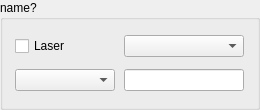
<?xml version="1.0" encoding="UTF-8"?>
<ui version="4.0">
 <class>FluorWidgetObject</class>
 <widget class="QWidget" name="FluorWidgetObject">
  <property name="geometry">
   <rect>
    <x>0</x>
    <y>0</y>
    <width>260</width>
    <height>110</height>
   </rect>
  </property>
  <property name="sizePolicy">
   <sizepolicy hsizetype="Fixed" vsizetype="Fixed">
    <horstretch>0</horstretch>
    <verstretch>0</verstretch>
   </sizepolicy>
  </property>
  <property name="minimumSize">
   <size>
    <width>260</width>
    <height>110</height>
   </size>
  </property>
  <property name="maximumSize">
   <size>
    <width>260</width>
    <height>110</height>
   </size>
  </property>
  <property name="windowTitle">
   <string>Form</string>
  </property>
  <layout class="QGridLayout" name="gridFluorescenceWidgetObject">
   <property name="margin">
    <number>0</number>
   </property>
   <property name="spacing">
    <number>0</number>
   </property>
   <item row="1" column="0">
    <widget class="QGroupBox" name="groupbox">
     <property name="sizePolicy">
      <sizepolicy hsizetype="Ignored" vsizetype="Ignored">
       <horstretch>0</horstretch>
       <verstretch>0</verstretch>
      </sizepolicy>
     </property>
     <property name="title">
      <string>name?</string>
     </property>
     <property name="flat">
      <bool>false</bool>
     </property>
     <layout class="QGridLayout" name="gridGroupbox">
      <item row="0" column="1">
       <widget class="QComboBox" name="comboHolder">
        <property name="sizePolicy">
         <sizepolicy hsizetype="Minimum" vsizetype="Fixed">
          <horstretch>0</horstretch>
          <verstretch>0</verstretch>
         </sizepolicy>
        </property>
        <property name="minimumSize">
         <size>
          <width>120</width>
          <height>0</height>
         </size>
        </property>
        <property name="maximumSize">
         <size>
          <width>120</width>
          <height>16777215</height>
         </size>
        </property>
       </widget>
      </item>
      <item row="0" column="0">
       <widget class="QCheckBox" name="chkLaser">
        <property name="sizePolicy">
         <sizepolicy hsizetype="Fixed" vsizetype="Fixed">
          <horstretch>0</horstretch>
          <verstretch>0</verstretch>
         </sizepolicy>
        </property>
        <property name="minimumSize">
         <size>
          <width>60</width>
          <height>0</height>
         </size>
        </property>
        <property name="maximumSize">
         <size>
          <width>16777215</width>
          <height>16777215</height>
         </size>
        </property>
        <property name="text">
         <string>Laser</string>
        </property>
       </widget>
      </item>
      <item row="1" column="0">
       <widget class="QComboBox" name="comboTarget">
        <property name="sizePolicy">
         <sizepolicy hsizetype="Fixed" vsizetype="Fixed">
          <horstretch>0</horstretch>
          <verstretch>0</verstretch>
         </sizepolicy>
        </property>
        <property name="minimumSize">
         <size>
          <width>100</width>
          <height>0</height>
         </size>
        </property>
        <property name="maximumSize">
         <size>
          <width>100</width>
          <height>16777215</height>
         </size>
        </property>
       </widget>
      </item>
      <item row="1" column="1">
       <widget class="QLineEdit" name="dispEnergy">
        <property name="sizePolicy">
         <sizepolicy hsizetype="Fixed" vsizetype="Fixed">
          <horstretch>0</horstretch>
          <verstretch>0</verstretch>
         </sizepolicy>
        </property>
        <property name="minimumSize">
         <size>
          <width>120</width>
          <height>0</height>
         </size>
        </property>
        <property name="maximumSize">
         <size>
          <width>120</width>
          <height>16777215</height>
         </size>
        </property>
        <property name="text">
         <string/>
        </property>
        <property name="readOnly">
         <bool>true</bool>
        </property>
       </widget>
      </item>
     </layout>
    </widget>
   </item>
  </layout>
 </widget>
 <resources/>
 <connections/>
</ui>
